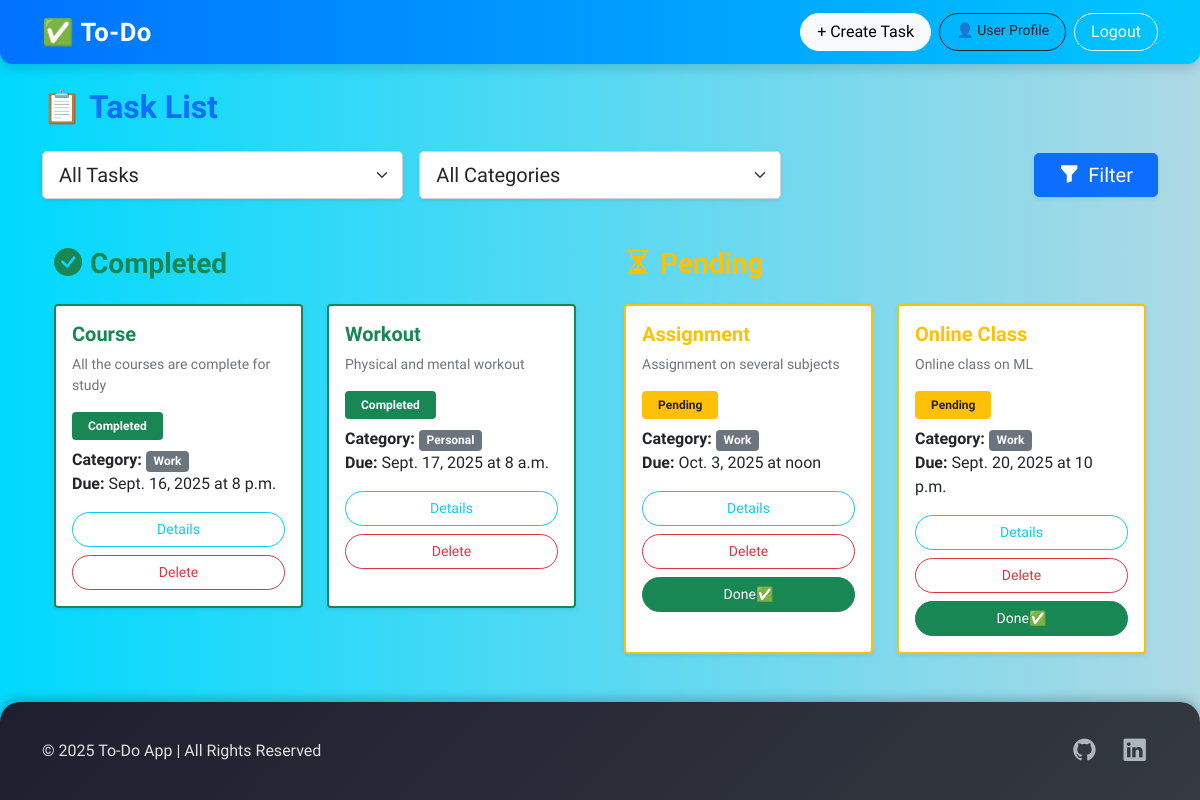
The app's page / (signed in) with its own data.
### task/models.py (models this page shows, shortened)
class Task(models.Model):
    STATUS = [
        ('pending','Pending'),
        ('completed','Completed'),
    ]
    CATEGORY = [
        ('work','Work'),
        ('personal','Personal'),
        ('other','Other'),
    ]
    title = models.CharField(max_length=100)
    description = models.TextField()
    due_date = models.DateField()
    due_time = models.TimeField()
    status = models.CharField(max_length=10, choices=STATUS,default='pending')
    category = models.CharField(max_length=10,choices=CATEGORY)
    is_completed = models.BooleanField(default=False)#task pending
    user = models.ForeignKey(User,on_delete=models.CASCADE)

### task/views.py (the view)
# urls.py: path('',views.task_list,name='task_list'),
@login_required
def task_list(request):
    status_filter = request.GET.get('status','all')
    category_filter = request.GET.get('category','all')
    tasks = Task.objects.filter(user=request.user)
    if status_filter != 'all':
        tasks = tasks.filter(is_completed = (status_filter=='completed'))
    if category_filter != 'all':
        tasks = tasks.filter(category = category_filter)#check korbe extra kono category ashbe ki na + existing category filter korbe
    completed_tasks = tasks.filter(is_completed = True)
    pending_tasks = tasks.filter(is_completed = False)
    return render(request,'task_list.html',{
        'completed_tasks' : completed_tasks,
        'pending_tasks' : pending_tasks,
        'status_filter' : status_filter,
        'category_filter' : category_filter,
    })#je kaj gulo krce shb return korce

### task/templates/task_list.html (shortened to what this page needs)
{% extends "base.html" %}
{% block content %}
<h2 class="mb-4 fw-bold text-primary">📋 Task List</h2>
<form method="get" class="mb-5">
  <div class="row g-3 align-items-center">
    <div class="col-md-4">
      <select name="status" class="form-select form-select-lg shadow-sm rounded-3">
        <option value="all" {% if status_filter == 'all' %}selected{% endif %}>All Tasks</option>
      </select>
    </div>
    <div class="col-md-4">
      <select name="category" class="form-select form-select-lg shadow-sm rounded-3">
        <option value="all" {% if category_filter == 'all' %}selected{% endif %}>All Categories</option>
      </select>
    </div>
    <div class="col-md-4 text-end">
      <button type="submit" class="btn btn-primary btn-lg px-4 shadow-sm rounded-3">
        <i class="bi bi-funnel-fill me-1"></i> Filter
      </button>
    </div>
  </div>
</form>
<div class="container">
  <div class="row g-5">
    <div class="col-lg-6">
      <h3 class="text-success mb-4 fw-bold">
        <i class="bi bi-check-circle-fill me-2"></i>Completed
      </h3>
      <div class="row g-4">
        {% for task in completed_tasks %}
        <div class="col-12 col-md-6">
          <div class="card border-success border-2 shadow-sm h-100 rounded-4 hover-shadow">
            <div class="card-body">
              <h5 class="card-title fw-bold text-success">{{ task.title }}</h5>
              <p class="card-text small text-muted">{{ task.description|truncatewords:15 }}</p>
              <span class="badge bg-success mb-2 px-3 py-2">Completed</span>
              <p class="mb-2">
                <strong>Category:</strong>
                <span class="badge bg-secondary">{{ task.get_category_display }}</span><br>
                <strong>Due:</strong> {{ task.due_date }} at {{ task.due_time }}
              </p>
              <div class="d-grid gap-2 mt-3">
                <a href="{% url 'task_detail' task.id %}" class="btn btn-outline-info btn-sm">Details</a>
                <a href="{% url 'task_delete' task.id %}" class="btn btn-outline-danger btn-sm">Delete</a>
              </div>
            </div>
          </div>
        </div>
        {% empty %}
        <p class="text-muted fst-italic">No completed tasks yet.</p>
        {% endfor %}
      </div>
    </div>
    <div class="col-lg-6">
      <h3 class="text-warning mb-4 fw-bold">
        <i class="bi bi-hourglass-split me-2"></i>Pending
      </h3>
      <div class="row g-4">
        {% for task in pending_tasks %}
        <div class="col-12 col-md-6">
          <div class="card border-warning border-2 shadow-sm h-100 rounded-4 hover-shadow">
            <div class="card-body">
              <h5 class="card-title fw-bold text-warning">{{ task.title }}</h5>
              <p class="card-text small text-muted">{{ task.description|truncatewords:15 }}</p>
              <span class="badge bg-warning text-dark mb-2 px-3 py-2">Pending</span>
              <p class="mb-2">
                <strong>Category:</strong>
                <span class="badge bg-secondary">{{ task.get_category_display }}</span><br>
                <strong>Due:</strong> {{ task.due_date }} at {{ task.due_time }}
              </p>
              <div class="d-grid gap-2 mt-3">
                <a href="{% url 'task_detail' task.id %}" class="btn btn-outline-info btn-sm">Details</a>
                <a href="{% url 'task_delete' task.id %}" class="btn btn-outline-danger btn-sm">Delete</a>
                <a href="{% url 'task_mark_completed' task.id %}" class="btn btn-success btn-sm">Done✅</a>
              </div>
            </div>
          </div>
        </div>
        {% empty %}
        <p class="text-muted fst-italic">No pending tasks. Great job!</p>
        {% endfor %}
      </div>
    </div>
  </div>
</div>
{% endblock %}

### templates/base.html (shortened to what this page needs)
<!DOCTYPE html>
<html lang="en">
<head>
  <link href="https://cdn.jsdelivr.net/npm/bootstrap@5.0.2/dist/css/bootstrap.min.css" rel="stylesheet"
>
  <link rel="stylesheet" href="https://cdn.jsdelivr.net/npm/bootstrap-icons@1.10.5/font/bootstrap-icons.css">
</head>
<body>
  <nav class="navbar navbar-expand-lg navbar-dark stylish-navbar">
    <div class="container">
      <a class="navbar-brand" href="{% url 'task_list' %}">✅ To-Do</a>
        <div class="d-flex">
          {% if user.is_authenticated %}
          <a href="{% url 'task_create' %}" class="btn btn-light me-2">+ Create Task</a>
          <a href="{% url 'profile' %}" class="btn btn-outline-dark btn-sm me-2">👤 User Profile</a>
          <form method="post" action="{% url 'logout' %}">
            <button type="submit" class="btn btn-outline-light">Logout</button>
          </form>
          {% else %}
          <a href="{% url 'login' %}" class="btn btn-outline-light me-2">Login</a>
          <a href="{% url 'register' %}" class="btn btn-light">Sign Up</a>
          {% endif %}
        </div>
      </div>
  </nav>
  <main class="container mt-4">
    {% block content %}
    {% endblock %}
  </main>
  <footer class="text-center text-lg-start">
    <div class="container">
      <div class="row align-items-center">
        <div class="col-md-6 text-md-start mb-3 mb-md-0">
          <p class="mb-0">&copy; 2025 To-Do App | All Rights Reserved</p>
        </div>
        <div class="col-md-6 text-md-end footer-social">
          <a href="https://github.com/turjo25"><i class="bi bi-github"></i></a>
          <a href="https://www.linkedin.com/in/srturjo25"><i class="bi bi-linkedin"></i></a>
        </div>
      </div>
    </div>
  </footer>
</body>
</html>

### templates/base.html (style rules this page uses)
body { font-family: 'Ubuntu', sans-serif; background: linear-gradient(90deg, #00d9ff, #aed9e5); min-height: 100vh; display: flex; flex-direction: column; }
main.container { flex-grow: 1; margin-bottom: 40px; }
.stylish-navbar { background: linear-gradient(90deg, #0072ff, #00c6ff); backdrop-filter: blur(10px); box-shadow: 0 4px 12px rgba(0, 0, 0, 0.15); border-bottom-left-radius: 12px; border-bottom-right-radius: 12px; position: sticky; top: 0; z-index: 1030; }
.navbar-brand { font-size: 1.6rem; font-weight: 700; letter-spacing: 0.5px; }
.btn { border-radius: 25px; padding: 6px 16px; transition: 0.3s; font-weight: 500; }
footer { background: linear-gradient(135deg, #1e1e2f, #343a40); color: #e0e0e0; border-top-left-radius: 20px; border-top-right-radius: 20px; padding: 2rem 1rem; box-shadow: 0 -4px 10px rgba(0, 0, 0, 0.2); }
footer a { color: #adb5bd; text-decoration: none; transition: color 0.3s, transform 0.3s; }
.footer-social i { font-size: 1.4rem; margin: 0 12px; transition: 0.3s; }

### records on screen
Task: title "Course", description "All the courses are complete for study", category "Work", due_date "Sept. 16, 2025", due_time "8 p.m."
Task: title "Workout", description "Physical and mental workout", category "Personal", due_date "Sept. 17, 2025", due_time "8 a.m."
Task: title "Assignment", description "Assignment on several subjects", category "Work", due_date "Oct. 3, 2025", due_time "noon"
Task: title "Online Class", description "Online class on ML", category "Work", due_date "Sept. 20, 2025", due_time "10 p.m."
